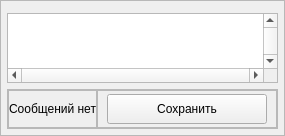
          <widget class="QFrame" name="frame_RightPanel">
           <property name="minimumSize">
            <size>
             <width>0</width>
             <height>0</height>
            </size>
           </property>
           <property name="maximumSize">
            <size>
             <width>16777215</width>
             <height>16777215</height>
            </size>
           </property>
           <property name="styleSheet">
            <string notr="true">#frame_RightPanel {border: 1px solid #f09d54; border-radius: 8px;}</string>
           </property>
           <property name="frameShape">
            <enum>QFrame::Shape::StyledPanel</enum>
           </property>
           <property name="frameShadow">
            <enum>QFrame::Shadow::Raised</enum>
           </property>
           <layout class="QVBoxLayout" name="verticalLayout_right">
            <property name="spacing">
             <number>6</number>
            </property>
            <property name="leftMargin">
             <number>6</number>
            </property>
            <property name="topMargin">
             <number>6</number>
            </property>
            <property name="rightMargin">
             <number>6</number>
            </property>
            <property name="bottomMargin">
             <number>6</number>
            </property>
            <item>
             <widget class="QFrame" name="frame_top_right">
              <property name="frameShape">
               <enum>QFrame::Shape::NoFrame</enum>
              </property>
              <property name="frameShadow">
               <enum>QFrame::Shadow::Plain</enum>
              </property>
              <layout class="QHBoxLayout" name="horizontalLayout_top_right">
               <property name="spacing">
                <number>6</number>
               </property>
               <property name="leftMargin">
                <number>0</number>
               </property>
               <property name="topMargin">
                <number>0</number>
               </property>
               <property name="rightMargin">
                <number>0</number>
               </property>
               <property name="bottomMargin">
                <number>0</number>
               </property>
               <item>
                <widget class="QFrame" name="frame_line_FindProduct_box">
                 <property name="frameShape">
                  <enum>QFrame::Shape::NoFrame</enum>
                 </property>
                 <property name="frameShadow">
                  <enum>QFrame::Shadow::Plain</enum>
                 </property>
                 <layout class="QVBoxLayout" name="verticalLayout_line_FindProduct">
                  <property name="spacing">
                   <number>2</number>
                  </property>
                  <property name="leftMargin">
                   <number>0</number>
                  </property>
                  <property name="topMargin">
                   <number>0</number>
                  </property>
                  <property name="rightMargin">
                   <number>0</number>
                  </property>
                  <property name="bottomMargin">
                   <number>0</number>
                  </property>
                 </layout>
                </widget>
               </item>
               <item>
                <widget class="QFrame" name="frame_cbo_FindBrand_box">
                 <property name="frameShape">
                  <enum>QFrame::Shape::NoFrame</enum>
                 </property>
                 <property name="frameShadow">
                  <enum>QFrame::Shadow::Plain</enum>
                 </property>
                 <layout class="QVBoxLayout" name="verticalLayout_cbo_FindBrand">
                  <property name="spacing">
                   <number>2</number>
                  </property>
                  <property name="leftMargin">
                   <number>0</number>
                  </property>
                  <property name="topMargin">
                   <number>0</number>
                  </property>
                  <property name="rightMargin">
                   <number>0</number>
                  </property>
                  <property name="bottomMargin">
                   <number>0</number>
                  </property>
                 </layout>
                </widget>
               </item>
              </layout>
             </widget>
            </item>
            <item>
             <widget class="QTableWidget" name="table">
              <property name="minimumSize">
               <size>
                <width>0</width>
                <height>0</height>
               </size>
              </property>
              <property name="maximumSize">
               <size>
                <width>16777215</width>
                <height>16777215</height>
               </size>
              </property>
              <property name="font">
               <font>
                <family>Tahoma</family>
                <pointsize>10</pointsize>
                <italic>false</italic>
                <bold>false</bold>
               </font>
              </property>
              <property name="verticalScrollBarPolicy">
               <enum>Qt::ScrollBarPolicy::ScrollBarAlwaysOn</enum>
              </property>
              <property name="horizontalScrollBarPolicy">
               <enum>Qt::ScrollBarPolicy::ScrollBarAlwaysOn</enum>
              </property>
              <property name="sizeAdjustPolicy">
               <enum>QAbstractScrollArea::SizeAdjustPolicy::AdjustToContents</enum>
              </property>
              <property name="selectionMode">
               <enum>QAbstractItemView::SelectionMode::SingleSelection</enum>
              </property>
              <property name="textElideMode">
               <enum>Qt::TextElideMode::ElideMiddle</enum>
              </property>
              <property name="sortingEnabled">
               <bool>true</bool>
              </property>
              <property name="wordWrap">
               <bool>true</bool>
              </property>
              <property name="columnCount">
               <number>0</number>
              </property>
              <attribute name="horizontalHeaderCascadingSectionResizes">
               <bool>true</bool>
              </attribute>
              <attribute name="horizontalHeaderMinimumSectionSize">
               <number>55</number>
              </attribute>
              <attribute name="horizontalHeaderShowSortIndicator" stdset="0">
               <bool>true</bool>
              </attribute>
              <attribute name="horizontalHeaderStretchLastSection">
               <bool>true</bool>
              </attribute>
              <attribute name="verticalHeaderVisible">
               <bool>false</bool>
              </attribute>
              <attribute name="verticalHeaderCascadingSectionResizes">
               <bool>true</bool>
              </attribute>
              <attribute name="verticalHeaderDefaultSectionSize">
               <number>25</number>
              </attribute>
              <attribute name="verticalHeaderHighlightSections">
               <bool>false</bool>
              </attribute>
             </widget>
            </item>
            <item>
             <widget class="QFrame" name="frame">
              <property name="minimumSize">
               <size>
                <width>0</width>
                <height>40</height>
               </size>
              </property>
              <property name="maximumSize">
               <size>
                <width>16777215</width>
                <height>40</height>
               </size>
              </property>
              <property name="frameShape">
               <enum>QFrame::Shape::StyledPanel</enum>
              </property>
              <property name="frameShadow">
               <enum>QFrame::Shadow::Raised</enum>
              </property>
              <layout class="QHBoxLayout" name="horizontalLayout_4">
               <property name="spacing">
                <number>0</number>
               </property>
               <property name="leftMargin">
                <number>0</number>
               </property>
               <property name="topMargin">
                <number>0</number>
               </property>
               <property name="rightMargin">
                <number>0</number>
               </property>
               <property name="bottomMargin">
                <number>0</number>
               </property>
               <item>
                <widget class="QFrame" name="frame_2">
                 <property name="frameShape">
                  <enum>QFrame::Shape::StyledPanel</enum>
                 </property>
                 <property name="frameShadow">
                  <enum>QFrame::Shadow::Raised</enum>
                 </property>
                 <layout class="QHBoxLayout" name="horizontalLayout_3">
                  <property name="spacing">
                   <number>0</number>
                  </property>
                  <property name="leftMargin">
                   <number>0</number>
                  </property>
                  <property name="topMargin">
                   <number>0</number>
                  </property>
                  <property name="rightMargin">
                   <number>0</number>
                  </property>
                  <property name="bottomMargin">
                   <number>0</number>
                  </property>
                  <item>
                   <widget class="QLabel" name="label_msg">
                    <property name="text">
                     <string>Сообщений нет</string>
                    </property>
                   </widget>
                  </item>
                 </layout>
                </widget>
               </item>
               <item>
                <widget class="QFrame" name="frame_3">
                 <property name="minimumSize">
                  <size>
                   <width>180</width>
                   <height>0</height>
                  </size>
                 </property>
                 <property name="maximumSize">
                  <size>
                   <width>180</width>
                   <height>16777215</height>
                  </size>
                 </property>
                 <property name="frameShape">
                  <enum>QFrame::Shape::StyledPanel</enum>
                 </property>
                 <property name="frameShadow">
                  <enum>QFrame::Shadow::Raised</enum>
                 </property>
                 <layout class="QHBoxLayout" name="horizontalLayout_2">
                  <property name="spacing">
                   <number>0</number>
                  </property>
                  <property name="leftMargin">
                   <number>0</number>
                  </property>
                  <property name="topMargin">
                   <number>0</number>
                  </property>
                  <property name="rightMargin">
                   <number>0</number>
                  </property>
                  <property name="bottomMargin">
                   <number>0</number>
                  </property>
                  <item>
                   <widget class="QPushButton" name="btn_Save">
                    <property name="minimumSize">
                     <size>
                      <width>160</width>
                      <height>30</height>
                     </size>
                    </property>
                    <property name="maximumSize">
                     <size>
                      <width>160</width>
                      <height>16777215</height>
                     </size>
                    </property>
                    <property name="text">
                     <string>Сохранить</string>
                    </property>
                    <property name="icon">
                     <iconset resource="../resource.qrc">
                      <normaloff>:/icon/icon/save — копия — копия.svg</normaloff>:/icon/icon/save — копия — копия.svg</iconset>
                    </property>
                   </widget>
                  </item>
                 </layout>
                </widget>
               </item>
              </layout>
             </widget>
            </item>
           </layout>
          </widget>
